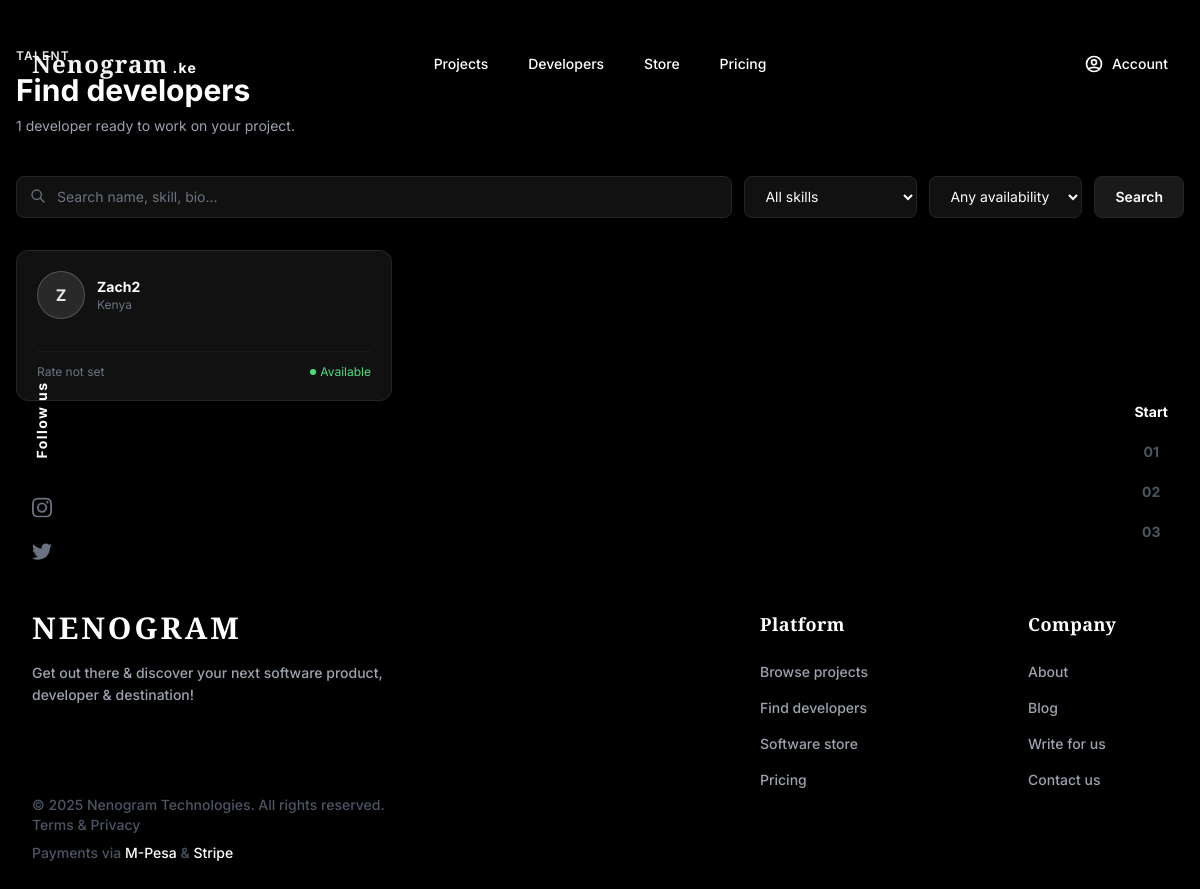
Page /developers/ on the earlier database version.
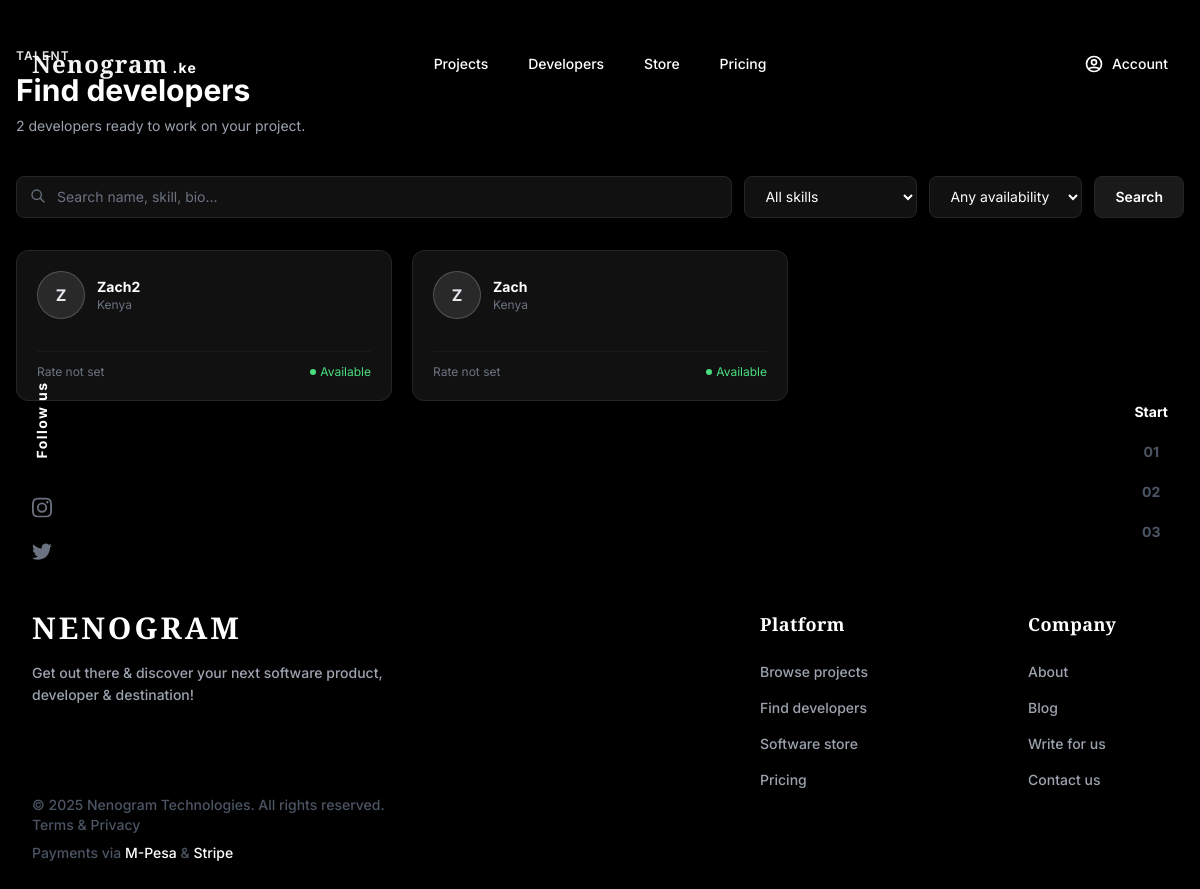
Same page on the later database version.
### developers/models.py (models this page shows, shortened)
class DeveloperProfile(models.Model):
    AVAILABILITY_CHOICES = [
        ('available', 'Available'),
        ('busy', 'Busy'),
        ('unavailable', 'Unavailable'),
    ]
    id = models.UUIDField(primary_key=True, default=uuid.uuid4, editable=False)
    user = models.OneToOneField(settings.AUTH_USER_MODEL, on_delete=models.CASCADE, related_name='dev_profile')
    bio = models.TextField(blank=True)
    tagline = models.CharField(max_length=200, blank=True)
    hourly_rate = models.DecimalField(max_digits=10, decimal_places=2, null=True, blank=True)
    experience_years = models.PositiveIntegerField(default=0)
    skills = models.ManyToManyField(Skill, through='DeveloperSkill', blank=True)
    github_url = models.URLField(blank=True)
    portfolio_url = models.URLField(blank=True)
    availability = models.CharField(max_length=20, choices=AVAILABILITY_CHOICES, default='available')
    location = models.CharField(max_length=100, default='Kenya')
    slug = models.SlugField(unique=True, blank=True)
    created_at = models.DateTimeField(auto_now_add=True)
    updated_at = models.DateTimeField(auto_now=True)

### accounts/models.py (models this page shows, shortened)
class User(AbstractUser):
    ROLE_CLIENT = 'client'
    ROLE_DEVELOPER = 'developer'
    ROLE_CHOICES = [
        (ROLE_CLIENT, 'Client'),
        (ROLE_DEVELOPER, 'Developer'),
    ]
    id = models.UUIDField(primary_key=True, default=uuid.uuid4, editable=False)
    email = models.EmailField(unique=True)
    role = models.CharField(max_length=20, choices=ROLE_CHOICES, blank=True)
    phone = models.CharField(max_length=20, blank=True)
    avatar = models.ImageField(upload_to='avatars/', blank=True, null=True)
    USERNAME_FIELD = 'email'
    REQUIRED_FIELDS = ['username']

### clients/views.py (the view, shortened to what this page needs)
# urls.py: path("", views.browse_developers, name="browse_developers"),
def browse_developers(request):
    developers = DeveloperProfile.objects.select_related("user").prefetch_related("developerskill_set__skill")
    search   = request.GET.get("q", "")
    skill    = request.GET.get("skill", "")
    availability = request.GET.get("availability", "")
    if skill:
        developers = developers.filter(skills__name__iexact=skill).distinct()
    if availability:
        developers = developers.filter(availability=availability)
    all_skills = Skill.objects.all().order_by("name")
    total = developers.count()
    return render(request, "clients/browse_developers.html", {
        "developers":  developers,
        "all_skills":  all_skills,
        "search":      search,
        "skill":       skill,
        "availability": availability,
        "total":       total,
    })

### templates/clients/browse_developers.html (shortened to what this page needs)
{% extends "base.html" %}
{% block content %}
<div class="max-w-7xl mx-auto px-4 py-12">
  <div class="mb-10">
    <p class="text-xs font-semibold text-brand-400 uppercase tracking-widest mb-2">Talent</p>
    <h1 class="text-3xl font-bold text-white">Find developers</h1>
    <p class="text-gray-400 text-sm mt-2">{{ total }} developer{{ total|pluralize }} ready to work on your project.</p>
  </div>
  <form method="GET" class="flex flex-col sm:flex-row gap-3 mb-8">
    <div class="relative flex-1">
      <input type="text" name="q" value="{{ search }}" placeholder="Search name, skill, bio..."
        class="w-full bg-dark-800 border border-dark-600 rounded-lg pl-10 pr-4 py-2.5 text-sm text-white placeholder-gray-500 focus:outline-none focus:border-brand-500">
      <svg class="w-4 h-4 text-gray-500 absolute left-3.5 top-3" fill="none" stroke="currentColor" viewBox="0 0 24 24">
        <path stroke-linecap="round" stroke-linejoin="round" stroke-width="2" d="M21 21l-6-6m2-5a7 7 0 11-14 0 7 7 0 0114 0z"/>
      </svg>
    </div>
    <select name="skill" onchange="this.form.submit()"
      class="bg-dark-800 border border-dark-600 rounded-lg px-4 py-2.5 text-sm text-white focus:outline-none focus:border-brand-500">
      <option value="">All skills</option>
    </select>
    <select name="availability" onchange="this.form.submit()"
      class="bg-dark-800 border border-dark-600 rounded-lg px-4 py-2.5 text-sm text-white focus:outline-none focus:border-brand-500">
      <option value="">Any availability</option>
    </select>
    <button type="submit" class="bg-dark-700 border border-dark-600 hover:border-gray-500 text-white px-5 py-2.5 rounded-lg text-sm font-semibold transition-colors">
      Search
    </button>
  </form>
  {% if developers %}
  <div class="grid sm:grid-cols-2 lg:grid-cols-3 gap-5">
    {% for dev in developers %}
    <a href="{% url "dev_public_profile" dev.slug %}" class="bg-dark-800 border border-dark-600 rounded-xl p-5 hover:border-brand-500/40 transition-all group">
      <div class="flex items-center gap-3 mb-4">
        <div class="w-12 h-12 rounded-full bg-brand-500/10 border border-brand-500/20 flex items-center justify-center shrink-0">
          <span class="text-brand-400 font-bold">{{ dev.user.username|slice:":1"|upper }}</span>
        </div>
        <div class="min-w-0">
          <p class="font-bold text-white text-sm group-hover:text-brand-400 transition-colors truncate">{{ dev.user.get_full_name|default:dev.user.username }}</p>
          <p class="text-xs text-gray-500 truncate">{{ dev.tagline|default:dev.location }}</p>
        </div>
      </div>
      <div class="flex items-center justify-between pt-3 border-t border-dark-700">
        <span class="text-xs text-gray-500">
          {% if dev.hourly_rate %}KES {{ dev.hourly_rate }}/hr{% else %}Rate not set{% endif %}
        </span>
        <span class="flex items-center gap-1 text-xs">
          {% if dev.availability == "available" %}
          <span class="w-1.5 h-1.5 rounded-full bg-green-400"></span>
          <span class="text-green-400">Available</span>
          {% elif dev.availability == "busy" %}
          <span class="w-1.5 h-1.5 rounded-full bg-brand-400"></span>
          <span class="text-brand-400">Busy</span>
          {% else %}
          <span class="w-1.5 h-1.5 rounded-full bg-gray-500"></span>
          <span class="text-gray-500">Unavailable</span>
          {% endif %}
        </span>
      </div>
    </a>
    {% endfor %}
  </div>
  {% else %}
  <div class="bg-dark-800 border border-dashed border-dark-600 rounded-xl py-20 text-center">
    <p class="text-gray-400 font-medium">No developers found</p>
  </div>
  {% endif %}
</div>
{% endblock %}

Differences in the rows shown:
added DeveloperProfile: user.username "Z", user.get_full_name "Zach", tagline "Kenya", shows "Rate not set", availability "available" (drawn)
Other differences:
{{ total }}: "1" → "2"
